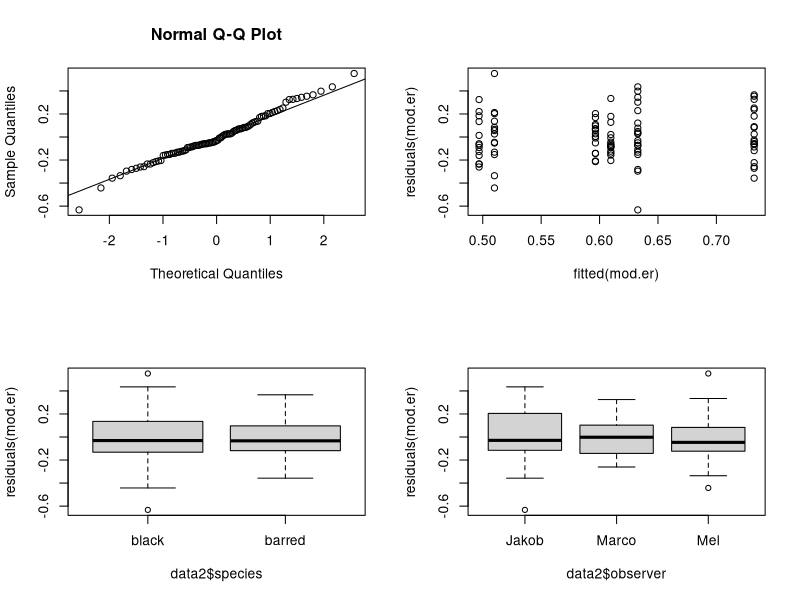
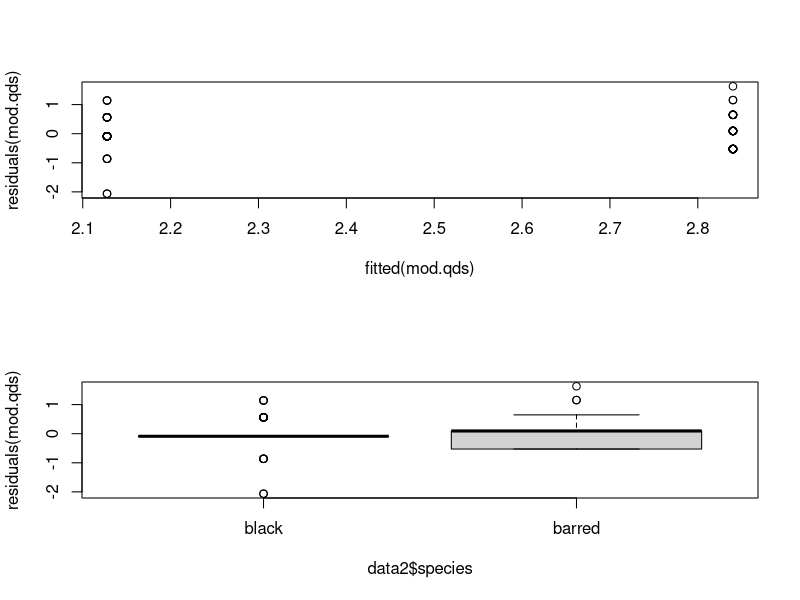
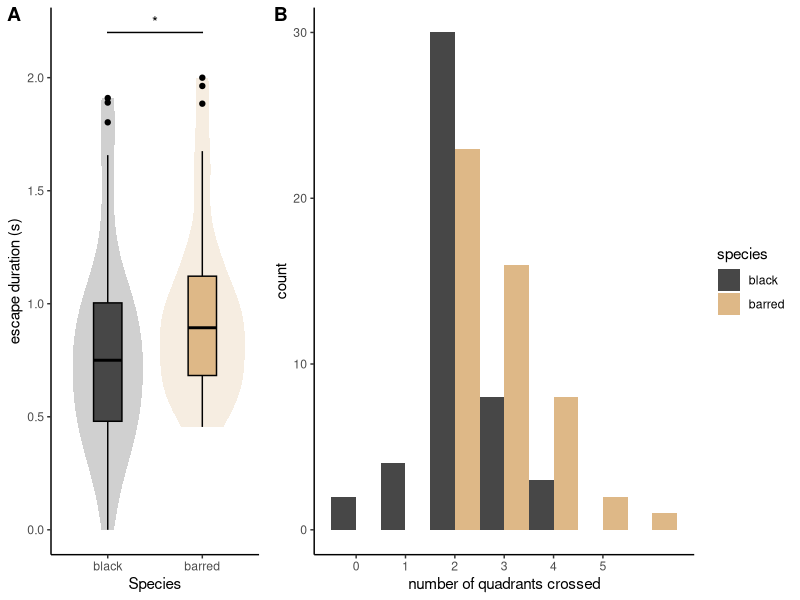
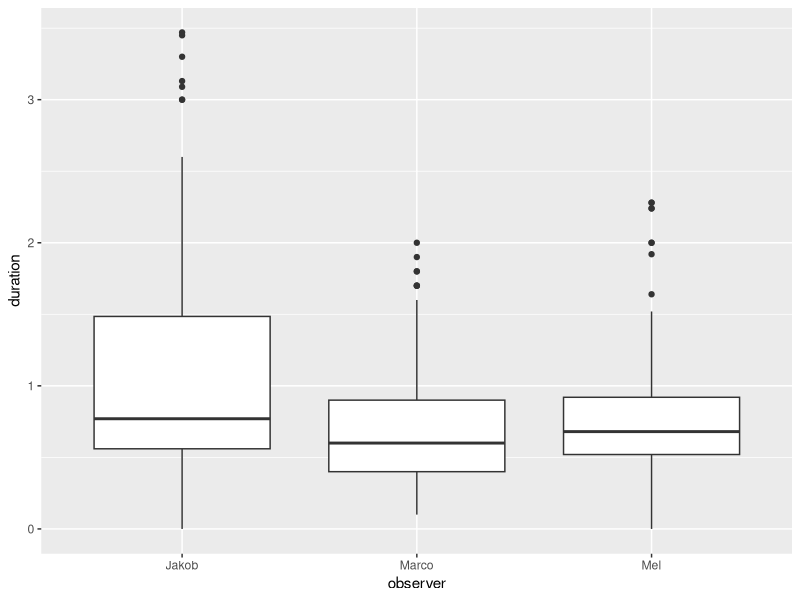
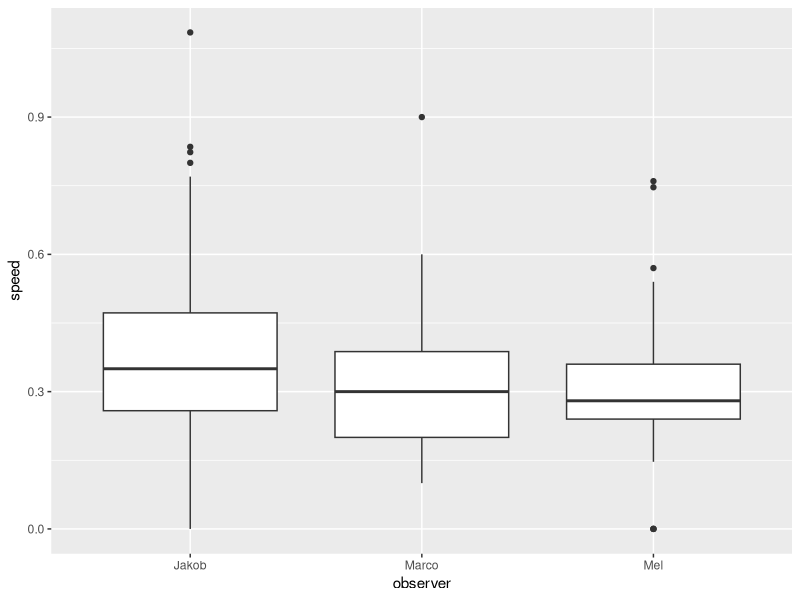
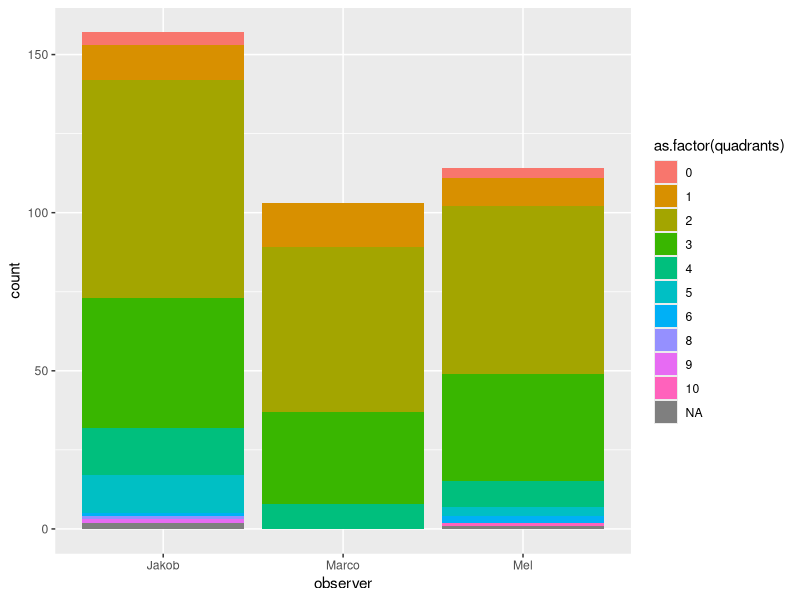
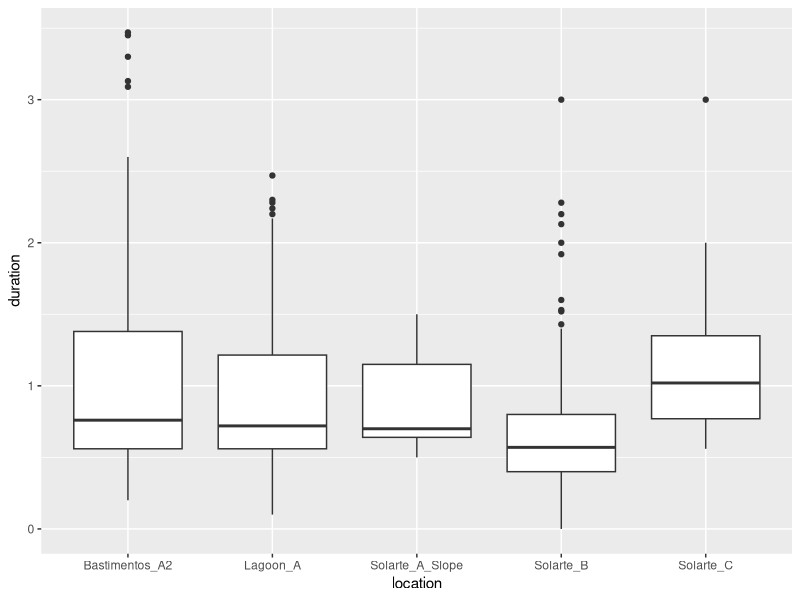
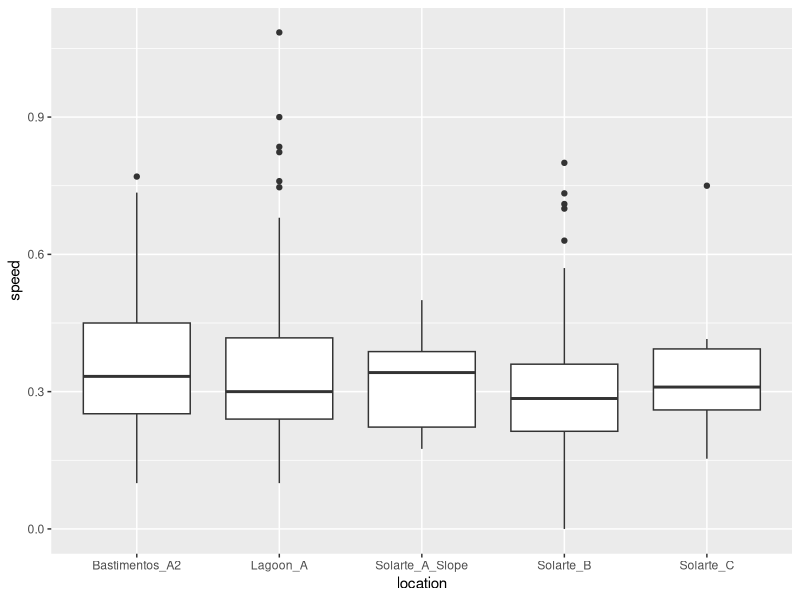

Source code (R) for these figures, in order:
# Melanie J Heckwolf, 2024
# Analysis of escape responses in Hypoplectrus spp reef fishes.

# Manuscript:
# Differences in colour pattern, behaviour and gene expression in the brain suggest divergent camouflage strategies in sympatric reef fish species
# MJ Heckwolf, J Gismann, M González-Santoro, F Coulmance, J Fuß, WO McMillan, O Puebla




# load packages:
library(ggplot2)
library(tidyverse)
library(lme4)
library(cowplot)
library(ggsignif)
library(car)
library(readxl)

# set to your working directory:
setwd("ADD/PATH/TO/YOUR/DATA/FILES/")

# load data:
data <- read.csv2("Supplementary_Table_S1.csv",header=T)

# remove scores where fish reacted to curtain but not hand:
data <- subset(data, reaction != "to_curtain_exclude") # this does not remove complete individuals, but some scores per individuals

# reduce dataframe to varaibles of interest, otherwise na.omit will kick out too much data:
data <- subset(data, select = c(id,escape_video_scored,species,location,duration,quadrants,speed,SDL_cm,escape_response_trial,starting_position,swimming_behaviour))
colnames(data) <- c("id","observer","species","location","duration","quadrants","speed","SDL_cm","escape_response_trial","starting_position","swimming_behaviour")

# summarize to mean response value per individual:
data2 <- data %>% na.omit() %>% group_by(id,observer,species,location) %>% summarize(mean.duration=mean(duration),mean.quadrants=mean(quadrants), mean.speed=mean(speed),SDL_cm=mean(SDL_cm))

# organize factor order:
data2$species <- factor(data2$species, levels=c("black","barred"))











### ------------------ escape response duration ---------------------------------------------------


# Linear mixed model with species as a fixed effect and observer as a random effect
mod.er <- lmer(data = data2, log(mean.duration+1) ~ species + (1 | observer))
Anova(mod.er) # LMM: Chi-squared (1) = 5.73, P = 0.017

# Figure 2A;
X=ggplot(data2,aes(x=species,y=mean.duration,fill=species,col=species))+
  geom_violin(alpha=0.25, width=.9, color = NA)+
  geom_boxplot(width=0.3)+
  #geom_jitter(width=.1)+
  scale_fill_manual(values = c("grey28","burlywood"))+
  scale_color_manual(values = c("black","black"))+
  geom_signif(comparisons = list(c("black","barred")), annotations="*",
              y_position = 2.1, tip_length = 0, vjust=0.1)+
  scale_x_discrete(labels = c("black","barred"),name="Species")+
  ylab(label = "escape duration (s)")+
  theme_classic()+
  theme(legend.position = "none")


# mean response values:
mean(data2$mean.duration[data2$species=="black"])
mean(data2$mean.duration[data2$species=="barred"])


# model validation:
par(mfrow = c(2, 2))
qqnorm(residuals(mod.er))
qqline(residuals(mod.er)) # looks good. Model is robust agains slight deviation from normality
plot(residuals(mod.er)~fitted(mod.er))
boxplot(residuals(mod.er)~data2$species) # homoscedasticity of residuals
boxplot(residuals(mod.er)~data2$observer)

# model validation tests (both should be >0.05)
leveneTest(residuals(mod.er)~data2$species) #0.09
shapiro.test(residuals(mod.er)) #0.521


# Result:
# Laboratory experiments on 50 barred and 47 black hamlets showed that the escape response duration was significantly longer in barred (~0.96s) compared to black hamlets (~0.80s) (Figure 2A; LMM: Chi-squared (1) = 5.73, P = 0.017). 



### --------------------------------- quadrants ------------------------------------------


# GLMM: Chi-squared (1) = 4.89, P = 0.027
mod.qds <- glmer(round(mean.quadrants)~species+(1|observer),data=data2,family = poisson, control=glmerControl(check.conv.singular = .makeCC(action = "ignore",  tol = 1e-4)))
Anova(mod.qds)
summary(mod.qds)


#Figure 2B; 
ylim.prim <- c(0, 0.55)   # in this example, density
ylim.sec <- c(0, 30)    # in this example, count

b <- diff(ylim.prim)/diff(ylim.sec)
a <- ylim.prim[1] - b*ylim.sec[1] # there was a bug here

Y=ggplot(data2, aes(x=round(mean.quadrants),fill=species)) +
  geom_histogram(alpha=1, position="dodge", binwidth = 1)+
  scale_y_continuous("count") +
  scale_x_continuous("number of quadrants crossed", breaks = 0:5) +
  scale_fill_manual(values = c("grey28","burlywood"))+
  theme_classic()



# mean response values:
mean(round(data2$mean.quadrants[data2$species=="black"]))
mean(round(data2$mean.quadrants[data2$species=="barred"]))


# model validation:
par(mfrow = c(2, 1))
plot(residuals(mod.qds)~fitted(mod.qds))
boxplot(residuals(mod.qds)~data2$species)



# Result:
# Correspondingly, barred hamlets swam on average across three quadrants during their escape, which is significantly farther than the two quadrants on average in black hamlets (Figure 2B; GLMM: Chi-squared (1) = 4.89, P = 0.027). 




### --------------------------------- plot figure ------------------------------------------

# Plot Figure 2 A and B:
plot_grid(X,Y,nrow = 1,rel_widths = c(.5,1),labels = c("A","B"))








### ---------------------------- test for confounding factors ----------------------------------------------------


#### visually explore other factors that could have introduced a bias:

#------------------------observer effect:

ggplot(data,aes(x=observer,y=duration))+
  geom_boxplot()

ggplot(data,aes(x=observer,y=speed))+
  geom_boxplot()

ggplot(data,aes(fill=as.factor(quadrants),x=observer))+
  geom_bar(position = "stack")

#------------------------location effect:

ggplot(data,aes(x=location,y=duration))+
  geom_boxplot()

ggplot(data,aes(x=location,y=speed))+
  geom_boxplot()

ggplot(data,aes(fill=as.factor(quadrants),x=location))+
  geom_bar(position = "stack")

#-------------------------trial effect:

ggplot(data,aes(x=as.factor(escape_response_trial),y=duration))+
  geom_boxplot()

ggplot(data,aes(x=as.factor(escape_response_trial),y=speed))+
  geom_boxplot()

ggplot(data,aes(fill=as.factor(quadrants),x=as.factor(escape_response_trial)))+
  geom_bar(position = "stack")

#-------------------------starting_pos:

ggplot(data,aes(x=starting_position,y=duration))+
  geom_boxplot()

ggplot(data,aes(x=starting_position,y=speed))+
  geom_boxplot()

ggplot(data,aes(fill=as.factor(quadrants),x=starting_position))+
  geom_bar(position = "stack")


#-------------------------swimming_behaviour:

ggplot(data,aes(x=swimming_behaviour,y=duration))+
  geom_boxplot()

ggplot(data,aes(x=swimming_behaviour,y=speed))+
  geom_boxplot()

ggplot(data,aes(fill=as.factor(quadrants),x=swimming_behaviour))+
  geom_bar(position = "stack")


# factors dont need further consideration.







### ---------------------------- could size differences explain the differences in escape responses? ----------------------------------------------------


#-------------------------- size effect:
ggplot(data2,aes(x=species,y=as.numeric(SDL_cm)))+
  geom_boxplot()

mod.size <- aov(data2$SDL_cm~data2$species)

summary(mod.size)

mean(na.omit(data2$SDL_cm[data2$species=="black"]))
mean(na.omit(data2$SDL_cm[data2$species=="barred"]))


# model follows assumptions for homoscedasticity and normality of residuals:
par(mfrow = c(2, 2))
plot(mod.size)

# model validation tests (both should be >0.05)
leveneTest(residuals(mod.size)~data2$species) #0.564
shapiro.test(residuals(mod.size)) #0.698


# See Discussion: However, the black and barred hamlets from Bocas we used within this study did not differ in size and are representative of the size range of these populations (ANOVA; F 1,95 = 0.118; P=0.732; mean SDL (cm): blacks: 7.34, barred: 7.30). 



